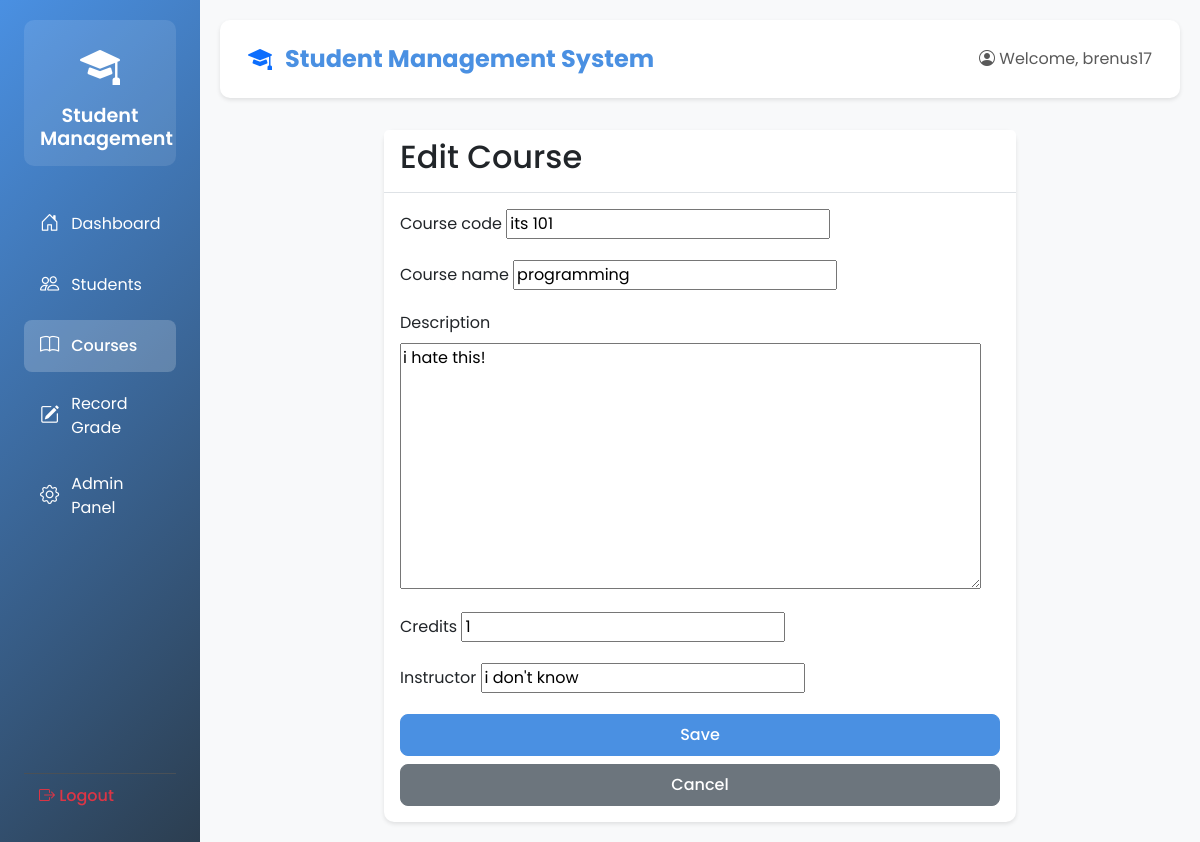
The app's page /courses/1/edit/ (signed in) with its own data.
### students/models.py (models this page shows, shortened)
class Course(models.Model):
    course_code = models.CharField(max_length=20, unique=True)
    course_name = models.CharField(max_length=200)
    description = models.TextField()
    credits = models.IntegerField(validators=[MinValueValidator(1), MaxValueValidator(6)])
    instructor = models.CharField(max_length=100)

### students/views.py (the view)
# urls.py: path('courses/<int:pk>/edit/', views.course_edit, name='course_edit'),
@login_required
def course_edit(request, pk):
    course = get_object_or_404(Course, pk=pk)
    if request.method == 'POST':
        form = CourseForm(request.POST, instance=course)
        if form.is_valid():
            course = form.save()
            UserActivity.objects.create(
                user=request.user,
                action='edit_course',
                details=f'Edited course: {course.course_code}'
            )
            messages.success(request, 'Course updated successfully!')
            return redirect('course_detail', pk=course.pk)
    else:
        form = CourseForm(instance=course)
    return render(request, 'students/course_form.html', {'form': form})

### students/forms.py
class CourseForm(forms.ModelForm):
    class Meta:
        model = Course
        fields = ['course_code', 'course_name', 'description',
                 'credits', 'instructor']

### students/templates/students/course_form.html (shortened to what this page needs)
{% extends 'students/base.html' %}
{% block content %}
<div class="row">
    <div class="col-md-8 offset-md-2">
        <div class="card">
            <div class="card-header">
                <h2>{% if form.instance.pk %}Edit{% else %}Add New{% endif %} Course</h2>
            </div>
            <div class="card-body">
                <form method="post">
                    {% for field in form %}
                    <div class="mb-3">
                        <label for="{{ field.id_for_label }}" class="form-label">{{ field.label }}</label>
                        {{ field }}
                    </div>
                    {% endfor %}
                    <div class="d-grid gap-2">
                        <button type="submit" class="btn btn-primary">Save</button>
                        <a href="{% url 'course_list' %}" class="btn btn-secondary">Cancel</a>
                    </div>
                </form>
            </div>
        </div>
    </div>
</div>
{% endblock %}

### students/templates/students/base.html (shortened to what this page needs)
<!DOCTYPE html>
<html lang="en">
<head>
    <link href="https://cdn.jsdelivr.net/npm/bootstrap@5.3.0/dist/css/bootstrap.min.css" rel="stylesheet">
    <link rel="stylesheet" href="https://cdn.jsdelivr.net/npm/bootstrap-icons@1.7.2/font/bootstrap-icons.css">
    {% load static %}
    <link rel="stylesheet" href="{% static 'students/css/style.css' %}">
</head>
<body>
    <div class="container-fluid">
        <div class="row">
            {% if user.is_authenticated %}
            <div class="col-md-2 sidebar">
                <div class="logo-container">
                    <div class="logo-icon">
                        <i class="bi bi-mortarboard-fill"></i>
                    </div>
                    <h4>Student Management</h4>
                </div>
                <nav>
                    <a href="{% url 'home' %}" class="{% if request.path == '/' %}active{% endif %}">
                        <i class="bi bi-house-door"></i> Dashboard
                    </a>
                    <a href="{% url 'student_list' %}" class="{% if 'students' in request.path %}active{% endif %}">
                        <i class="bi bi-people"></i> Students
                    </a>
                    <a href="{% url 'course_list' %}" class="{% if 'courses' in request.path %}active{% endif %}">
                        <i class="bi bi-book"></i> Courses
                    </a>
                    <a href="{% url 'grade_create' %}" class="{% if 'grades' in request.path %}active{% endif %}">
                        <i class="bi bi-pencil-square"></i> Record Grade
                    </a>
                    <a href="/admin/" target="_blank">
                        <i class="bi bi-gear"></i> Admin Panel
                    </a>
                    <form method="post" action="{% url 'logout' %}" class="mt-auto">
                        <button type="submit" class="btn btn-link text-danger w-100 text-start">
                            <i class="bi bi-box-arrow-right"></i> Logout
                        </button>
                    </form>
                </nav>
            </div>
            <div class="col-md-10 main-content">
            {% else %}
            <div class="col-12 main-content">
            {% endif %}
                <nav class="navbar navbar-expand-lg navbar-light">
                    <div class="container-fluid">
                        <span class="navbar-brand">
                            <i class="bi bi-mortarboard-fill text-primary"></i>
                            Student Management System
                        </span>
                        <div class="d-flex align-items-center">
                            {% if user.is_authenticated %}
                                <span class="navbar-text">
                                    <i class="bi bi-person-circle"></i>
                                    Welcome, {{ user.username }}
                                </span>
                            {% else %}
                                <a href="{% url 'login' %}" class="btn btn-outline-primary btn-sm">
                                    <i class="bi bi-box-arrow-in-right"></i> Login
                                </a>
                            {% endif %}
                        </div>
                    </div>
                </nav>
                {% block content %}
                {% endblock %}
            </div>
        </div>
    </div>
</body>
</html>

### students/static/students/css/style.css (style rules this page uses)
:root { --primary-color: #4a90e2; --secondary-color: #2c3e50; --accent-color: #e74c3c; --text-color: #333; --light-bg: #f8f9fa; --border-color: #dee2e6; }
body { font-family: 'Poppins', sans-serif; background-color: var(--light-bg); color: var(--text-color); }
.sidebar { background: linear-gradient(135deg, var(--primary-color), var(--secondary-color)); min-height: 100vh; padding: 1.5rem; color: white; }
.logo-container { text-align: center; margin-bottom: 2rem; padding: 1rem; background: rgba(255, 255, 255, 0.1); border-radius: 10px; }
.logo-icon { font-size: 2.5rem; margin-bottom: 0.5rem; color: white; }
.logo-container h4 { margin: 0; font-size: 1.2rem; font-weight: 600; }
.sidebar nav { display: flex; flex-direction: column; gap: 0.5rem; }
.sidebar nav a { color: white; text-decoration: none; padding: 0.75rem 1rem; border-radius: 8px; transition: all 0.3s ease; display: flex; align-items: center; gap: 0.75rem; }
.sidebar nav a.active { background: rgba(255, 255, 255, 0.2); font-weight: 500; }
.sidebar nav a i { font-size: 1.2rem; }
.main-content { padding: 2rem; }
.navbar { background: white; box-shadow: 0 2px 4px rgba(0, 0, 0, 0.1); margin-bottom: 2rem; padding: 1rem; border-radius: 10px; }
.navbar-brand { font-weight: 600; color: var(--primary-color); }
.navbar-brand i { margin-right: 0.5rem; }
.card { border: none; border-radius: 10px; box-shadow: 0 2px 4px rgba(0, 0, 0, 0.1); transition: transform 0.3s ease; }
.card-header { background: white; border-bottom: 1px solid var(--border-color); font-weight: 600; }
.btn { border-radius: 8px; padding: 0.5rem 1rem; font-weight: 500; transition: all 0.3s ease; }
.btn-primary { background: var(--primary-color); border-color: var(--primary-color); }

### students/templates/students/base.html (style rules this page uses)
.sidebar { min-height: 100vh; background-color: #343a40; padding-top: 20px; display: flex; flex-direction: column; }
.sidebar a { color: #fff; text-decoration: none; padding: 10px 15px; display: block; }
.sidebar .active { background-color: #0d6efd; }
.sidebar nav { flex: 1; display: flex; flex-direction: column; }
.sidebar .mt-auto { margin-top: auto; border-top: 1px solid #495057; }
.sidebar .mt-auto button { color: #dc3545; text-decoration: none; padding: 10px 15px; display: block; border: none; background: none; width: 100%; text-align: left; }
.main-content { padding: 20px; }
.navbar-brand { font-size: 1.5rem; font-weight: bold; }
.card { transition: transform 0.2s; }

### records on screen
Course: form "its 101" "programming" "i hate this!" "1" "i don't know"

### other values on screen
{{ user.username }} "brenus17"
{{ field.label }} "Course code" "Course name" "Description" "Credits" "Instructor"
